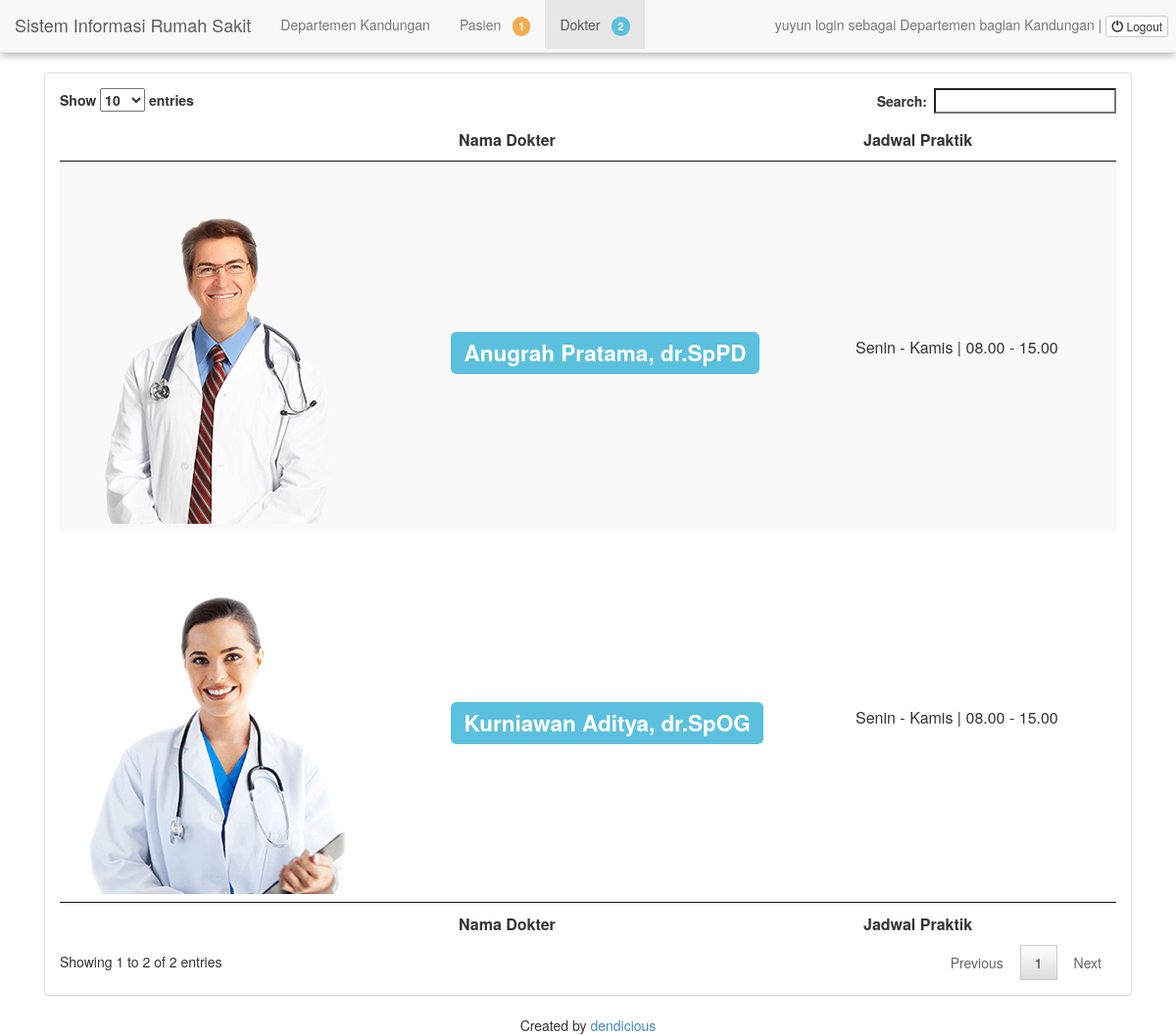
/departemen.php?view=tampil_jadwal_dokter (signed in), run on the app's committed database.
### tables this page shows
CREATE TABLE IF NOT EXISTS `tbl_dokter` (
  `id_user` int(5) NOT NULL AUTO_INCREMENT,
  `nama_dokter` varchar(30) NOT NULL,
  `departemen` varchar(30) NOT NULL,
  `jadwal_praktik` varchar(50) NOT NULL,
  PRIMARY KEY (`id_user`)
);

### departemen/tampil_jadwal_dokter.php (the view)
<table id="datatable" class="stripe">
    <thead>
    <th></th>
    <th>Nama Dokter</th>
    <th>Jadwal Praktik</th>
</thead>
<tbody>
    <?php
    $query = "SELECT * from tbl_dokter where departemen = '" . $_SESSION['grup'] . "'";
    $result = mysql_query($query);
    if (mysql_num_rows($result)) {
        while ($row = mysql_fetch_array($result)) {
            ?>
            <tr>
                <td><img src="images/dokter/<?php echo $row['id_user']; ?>.png" </td>
                <td><h2><label class="label label-info"><?php echo $row['nama_dokter']; ?></label></h2> </td>
                <td><?php echo $row['jadwal_praktik']; ?> </td>
            </tr>
            <?php
        }
    } else {
        echo"kosong";
    }
    ?>
</tbody>
<tfoot>
    <th></th>
    <th>Nama Dokter</th>
    <th>Jadwal Praktik</th>
</tfoot>
</table>

### departemen.php (shortened to what this page needs)
<?php
if ($_SESSION['hak_akses'] == 'Departemen') {
    ?>
    <html>
        <head>
            <link rel="stylesheet" href="css/bootstrap.min.css">
            <link rel="stylesheet" href="font-awesome-4.1.0/css/font-awesome.min.css">
            <link rel="stylesheet" href="css/jquery.dataTables.min.css">
        </head>
        <body>
            <nav class="navbar navbar-default navbar-static-top" role="navigation" style="-webkit-box-shadow: 0px 0px 10px #888888;">
                <div class="navbar-header">
                    <a class="navbar-brand" href="#">Sistem Informasi Rumah Sakit</a>
                </div>
                <p class="navbar-text">Departemen <?php echo $_SESSION['grup']; ?></p>
                <div>
                    <ul class="nav navbar-nav">
                        <li <?php if (isset($_GET['view'])) {
        echo $_GET['view'] == 'tampil_pasien' || $_GET['view'] == 'ubah_pasien' ? 'class="active"' : '';
    } ?>><a href="?view=tampil_pasien">Pasien &nbsp;
                                <span class="label label-warning" style="border-radius: 50px;">
                                    <?php
                                    $hitung_pasien = mysql_query("select * from tbl_prj where departemen='" . $_SESSION['grup'] . "'");
                                    echo mysql_num_rows($hitung_pasien);
                                    ?></span></a>
                        </li>
                        <li <?php if (isset($_GET['view'])) {
                                        echo $_GET['view'] == 'tampil_jadwal_dokter' ? 'class="active"' : '';
                                    } ?>><a href="?view=tampil_jadwal_dokter">Dokter &nbsp;
                                <span class="label label-info" style="border-radius: 50px;">
                                    <?php
                                    $hitung_pasien = mysql_query("select * from tbl_dokter where departemen='" . $_SESSION['grup'] . "'");
                                    echo mysql_num_rows($hitung_pasien);
                                    ?></span></a>
                        </li>
                    </ul>
                    <p class="navbar-text navbar-right"><?php echo $_SESSION['username']; ?> login sebagai <?php echo $_SESSION['hak_akses']; ?> bagian <?php echo $_SESSION['grup']; ?> | <a class="btn btn-default btn-xs" href="logout.php"><i class="glyphicon glyphicon-off"></i> Logout</a>  &nbsp;</p>
                </div>
            </nav>
            <div class="container">
                <div class="col-lg-12">
                    <div class="panel panel-default">
                        <div class="panel-body">
                            <?php
                            if (isset($_GET['view'])) {
                                $view = $_GET['view'];
                                include 'departemen/' . $view . '.php';
                            } else {
                                $_GET['view'] = 'tampil_pasien';
                            }
                            ?>
                        </div>
                    </div>
                </div>
                <footer align="center">
                    Created by <a href="http://dendicious.com">dendicious</a>
                </footer>
        </body>
    </html>
    <?php
} else {
    echo "<script>
        alert('Forbidden access');
	location.href='index.php';
	</script>";
    exit();
}
?>

### data on the page
tbl_dokter: id_user (picture), nama_dokter "Anugrah Pratama, dr.SpPD", jadwal_praktik "Senin - Kamis | 08.00 - 15.00"
tbl_dokter: id_user (picture), nama_dokter "Kurniawan Aditya, dr.SpOG", jadwal_praktik "Senin - Kamis | 08.00 - 15.00"

### other printed values
$_SESSION['grup'] "Kandungan"
mysql_num_rows($hitung_pasien) "1"
mysql_num_rows($hitung_pasien) "2"
$_SESSION['username'] "yuyun"
$_SESSION['hak_akses'] "Departemen"
